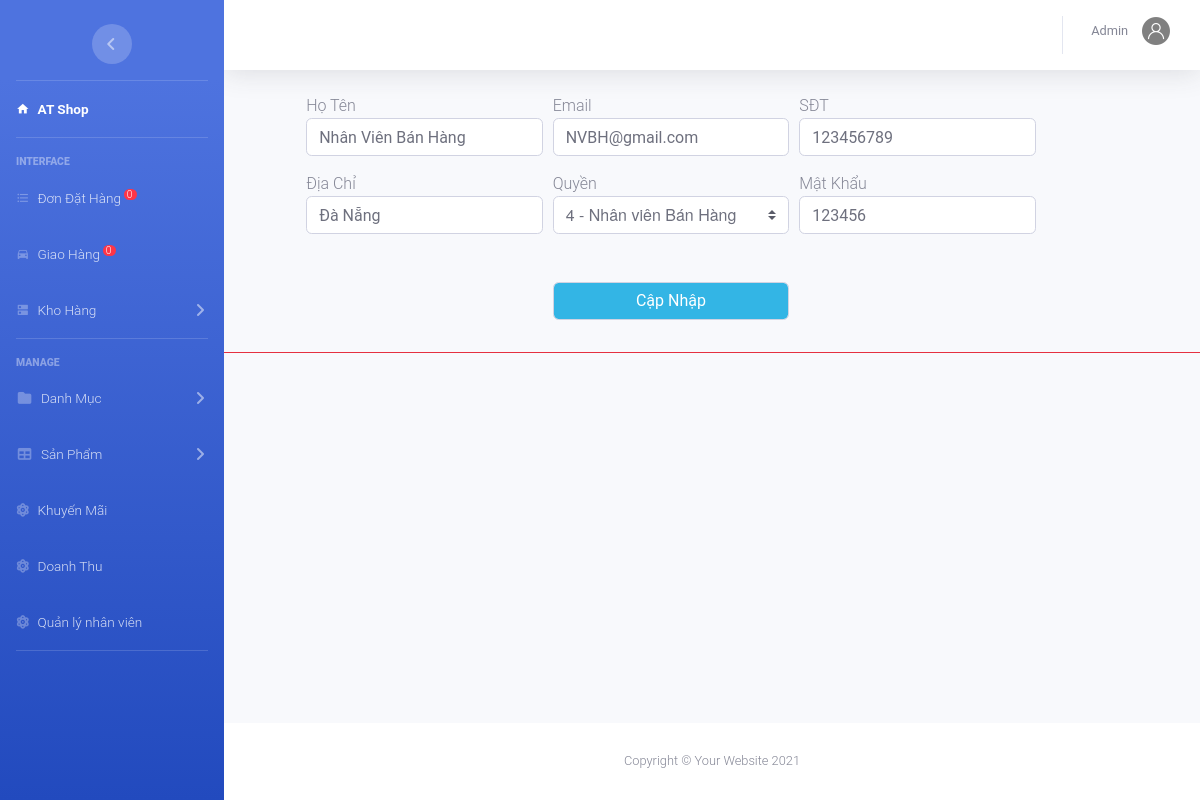
The app's page /admin/index.php?action=nhanvien&view=sua&manv=2 (signed in) with its own data.
### tables this page shows
CREATE TABLE `nhanvien` (
  `MaNV` int(11) NOT NULL,
  `TenNV` varchar(50) NOT NULL,
  `Email` varchar(50) NOT NULL,
  `SDT` int(12) NOT NULL,
  `DiaChi` text NOT NULL,
  `MatKhau` varchar(50) NOT NULL,
  `Quyen` int(20) NOT NULL
);

CREATE TABLE `quyen` (
  `id` int(11) NOT NULL,
  `Ten` varchar(100) NOT NULL,
  `MoTa` varchar(100) DEFAULT NULL
);

### admin/nhanvien/sua.php (the view, shortened to what this page needs)
<?php
    $manv=$_GET['manv'];
    $sql_sua="SELECT * FROM `nhanvien` WHERE MaNV='$manv'";
    $rs_sua=mysqli_query($conn,$sql_sua);
    $kq_sua=mysqli_fetch_array($rs_sua);
    $sql1="select *from quyen";
	$rs1=mysqli_query($conn,$sql1); ?>
  <form class="form-row " method="POST" action="nhanvien/xuly.php" enctype="multipart/form-data">
		<div class="form-group col-sm-1"></div><input hidden name="manv" value="<?php echo $kq_sua['MaNV'];?>">
	    <div class="form-group col-sm-3"><label class="m-auto" for="">Họ Tên</label>
	    	<input type="text" class="form-control" name="tennv" autofocus value="<?php echo $kq_sua['TenNV'];?>">
	    </div>
	    <div class="form-group col-sm-3"><label class="m-auto" for="">Email</label>
	    	<input type="email" class="form-control" name="email" autofocus value="<?php echo $kq_sua['Email'];?>">
	    </div>
	    <div class="form-group col-sm-3"><label class="m-auto" for="">SĐT</label>
	    	<input type="text" class="form-control" name="sdt" autofocus value="<?php echo $kq_sua['SDT'];?>">
	    </div>
		<div class="form-group col-sm-2"></div><div class="form-group col-sm-1"></div>
	    <div class="form-group col-sm-3"><label class="m-auto" for="">Địa Chỉ</label>
	    	<input type="text" class="form-control" name="dc" autofocus value="<?php echo $kq_sua['DiaChi'];?>">
	    </div>
	    <div class="form-group col-sm-3"><label class="m-auto" for="">Quyền</label>
	    	<select class="browser-default custom-select" name="q" id="">
	    		<?php while ($row=mysqli_fetch_array($rs1)) { ?>
	    		<option <?php if ($kq_sua['Quyen']==$row['id']){ echo "selected";} ?>
	    		 value="<?php echo $row['id'] ?>"><?php echo $row['id'].' - '.$row['Ten'] ?></option>}
	   <?php	} ?>
	    	</select>
	    </div>
	    <div class="form-group col-sm-3"><label class="m-auto" for="">Mật Khẩu</label>
	    	<input type="text" class="form-control" name="mk" autofocus value="<?php echo $kq_sua['MatKhau'];?>">
	    </div>
	    <div class="form-group col-sm-4"></div>
	    <div class="form-group col-sm-3"><label for="masv">&emsp;</label><input type="submit" class="form-control badge-info" name="sua" value="Cập Nhập"></div>
 </form><hr class=" badge-danger">

### records on screen
nhanvien: tennv "Nhân Viên Bán Hàng", email "NVBH@gmail.com", sdt "123456789", dc "Đà Nẵng", q "4 - Nhân viên Bán Hàng", mk "123456"

### other values on screen
$dem "0"
$nv['TenNV'] "Admin"
